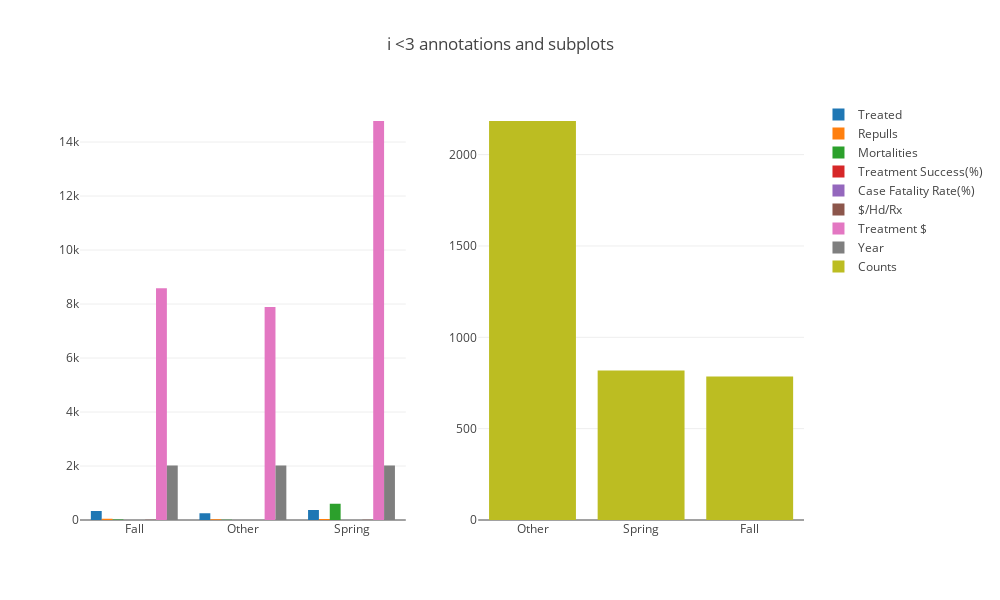

Here is the notebook cell this chart was saved with:
### Code cell
## pie cahrt for seasons
seaon_data = df_ABR['Season'].value_counts()
seaon_mean = df_ABR.groupby(['Season']).mean()


#getting the data ready for plot
data1 = [go.Bar(x=seaon_mean.index,
               y=seaon_mean[col],
                name= col)
         for col in seaon_mean.columns
        ]

trace2 = go.Bar(x=seaon_data.index,
               y=seaon_data,
               name='Counts')
    

## create fig for subplot
fig = tools.make_subplots(rows=1, cols=2)

#append data into subplot figure
fig.append_trace(data1[0], 1, 1) #1 ,1  <==> first row first column  
for i in range(1,len(data1)):
    fig.append_trace(data1[i], 1, 1)
fig.append_trace(trace2, 1, 2) #1 ,2  <==> first row second column  

# setting layout
fig['layout'].update(height=600, width=1000, title='i <3 annotations and subplots')

#inline plot(iplot for jupyter notebook)
iplot(fig, filename='drug_freq_table')

### Figure 1 — Plotly figure (JSON) as saved in the notebook; plotly's stock layout.template omitted (floating-point values rounded to 4 significant figures)
{"data": [{"name": "Treated", "type": "bar", "uid": "027d72be-9f82-4f45-92e7-9cd597085dd7", "x": ["Fall", "Other", "Spring"], "xaxis": "x", "y": [337.6, 247.8, 366.9], "yaxis": "y"}, {"name": "Repulls", "type": "bar", "uid": "7755c01a-98f7-4a08-828a-a25eab4b731c", "x": ["Fall", "Other", "Spring"], "xaxis": "x", "y": [43.62, 26.22, 33.76], "yaxis": "y"}, {"name": "Mortalities", "type": "bar", "uid": "0977d1b6-bb34-4f95-a228-18d65fe3ea24", "x": ["Fall", "Other", "Spring"], "xaxis": "x", "y": [19.52, 13.14, 603.0], "yaxis": "y"}, {"name": "Treatment Success(%)", "type": "bar", "uid": "a8ccf476-ecfa-4fda-a2aa-c3c6ed6c08ee", "x": ["Fall", "Other", "Spring"], "xaxis": "x", "y": [0.2342, 0.2047, 0.2131], "yaxis": "y"}, {"name": "Case Fatality Rate(%)", "type": "bar", "uid": "19640581-2ef9-4e40-91dc-47789e3c8cb3", "x": ["Fall", "Other", "Spring"], "xaxis": "x", "y": [0.03025, 0.0291, 0.03002], "yaxis": "y"}, {"name": "$/Hd/Rx", "type": "bar", "uid": "de9c4ee3-89e8-4955-9898-b898100b10ba", "x": ["Fall", "Other", "Spring"], "xaxis": "x", "y": [5.21, 4.613, 5.056], "yaxis": "y"}, {"name": "Treatment $", "type": "bar", "uid": "54c47121-7863-4b42-90b3-0a4020a4d91d", "x": ["Fall", "Other", "Spring"], "xaxis": "x", "y": [8587.0, 7890.0, 14780.0], "yaxis": "y"}, {"name": "Year", "type": "bar", "uid": "7654b4bd-1e52-4b6e-af8a-9b483969f9c3", "x": ["Fall", "Other", "Spring"], "xaxis": "x", "y": [2018.0, 2018.0, 2018.0], "yaxis": "y"}, {"name": "Counts", "type": "bar", "uid": "7e7e5f47-5d79-40dd-8139-8a9b15b5a82a", "x": ["Other", "Spring", "Fall"], "xaxis": "x2", "y": [2184, 819, 786], "yaxis": "y2"}], "layout": {"height": 600, "title": {"text": "i <3 annotations and subplots"}, "width": 1000, "xaxis": {"anchor": "y", "domain": [0, 0.45]}, "xaxis2": {"anchor": "y2", "domain": [0.55, 1]}, "yaxis": {"anchor": "x", "domain": [0, 1]}, "yaxis2": {"anchor": "x2", "domain": [0, 1]}}}
